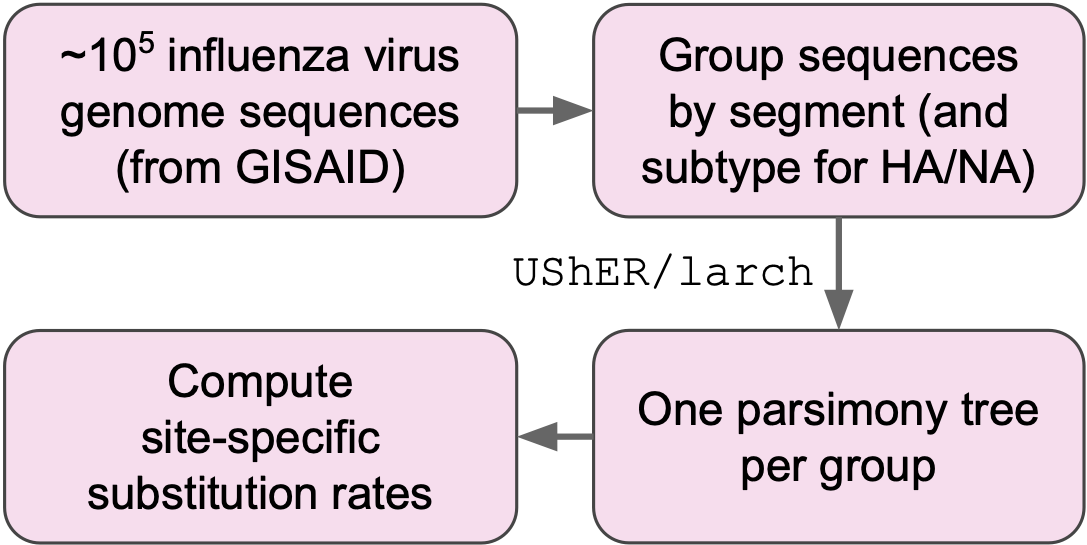
#> input picture data/pngs/summary_concept_map.png, 1087 x 545 px
$ jupyter execute --allow-errors compose_figures.ipynb
#> lines starting #> are read from the running program, lines starting #| are printed output that depends on the picture
# Compose multi-panel figures

[cell 1]
import os
import yaml
import matplotlib.pyplot as plt
import matplotlib.image as mpimg
import matplotlib.gridspec as gridspec
import string
from PIL import Image

# Resolve the flu-usher results directory from config.yaml so figures sourced
# from the upstream pipeline (e.g. leaves_per_tree.png) follow the same data_dir.
_config_dir = os.path.dirname(os.path.abspath("../config.yaml"))
#> (the rest of this cell did not finish here and is left out)

## summary.png

[cell 2]
# 3-panel summary figure.
# Row 1: A (concept map) and B (leaves-per-tree bar chart) at matched
# column widths. Row 2: tree_summary.png as a single image whose two
# internal sections get C and D labels at the figure's far-left x
# (aligned with A), each placed just below the corresponding internal
# horizontal line in the source PNG.
img_a = mpimg.imread("../data/pngs/summary_concept_map.png")
#> img_a is the input picture: shape (545, 1087, 4) float32; mean R, G, B, A 0.884, 0.823, 0.862, 1
#> (the rest of this cell did not finish here and is left out)

[cell 3]
# Resize summary to 5.5 inches wide, preserving aspect ratio and DPI
dpi = 300
target_width_in = 5.5
#> (the rest of this cell did not finish here and is left out)

## genome_wide_rates.png

[cell 4]
# Paths to the four panel PNGs
panel_paths = [
    "../results/figures/genome_wide_synonymous_rates.png",
    "../results/figures/genome_wide_mut_class_rates.png",
    "../results/figures/genome_wide_rates_comparison.png",
    "../results/figures/genome_wide_fold_differences.png",
]

# Load images
#> (the rest of this cell did not finish here and is left out)

[cell 5]
# Resize genome_wide_composite to 6 inches wide, preserving aspect ratio and DPI
dpi = 300
#> dpi = 300
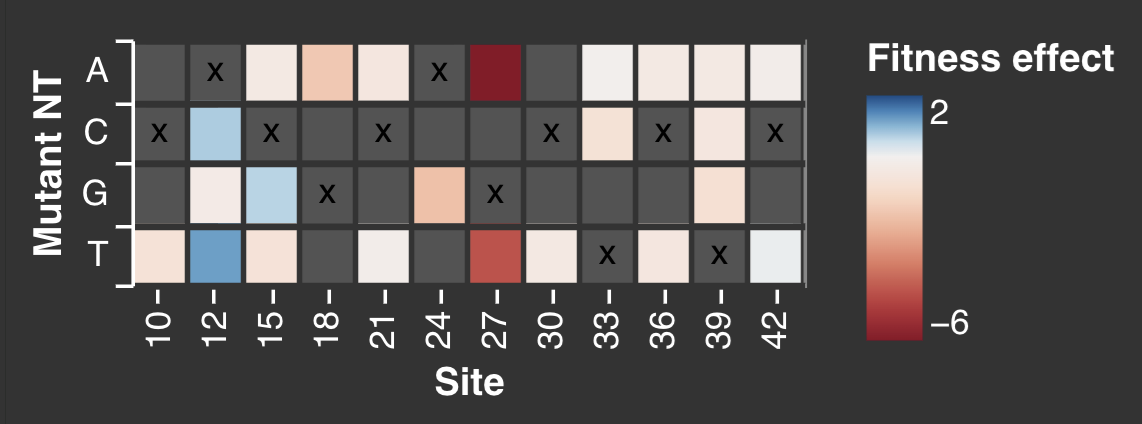
#> input picture data/pngs/MP_5SS.png, 1142 x 424 px, found by its file name
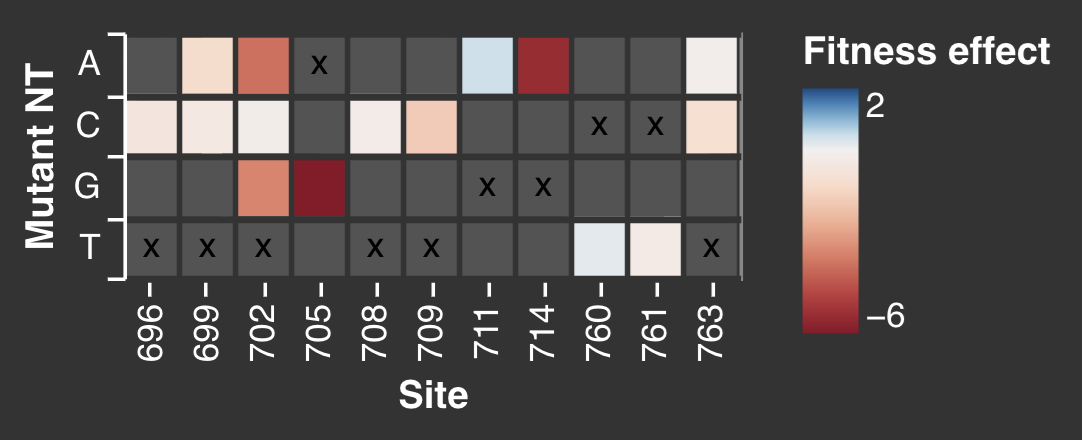
#> input picture data/pngs/MP_3SS.png, 1082 x 440 px, found by its file name
target_width_in = 6
#> (the rest of this cell did not finish here and is left out)

## site_specific_rates.png

#> (a cell that did not finish here is left out)

[cell 7]
# Resize site_specific_rates_composite to 7 inches wide, preserving aspect ratio and DPI
dpi = 300
target_width_in = 7
#> (the rest of this cell did not finish here and is left out)

## syn_fitness.png

#> (a cell that did not finish here is left out)

[cell 9]
# Resize syn_fitness to 7 inches wide, preserving aspect ratio and DPI
dpi = 300
target_width_in = 6.3
#> (the rest of this cell did not finish here and is left out)

## fitness_effects.png

#> (a cell that did not finish here is left out)

[cell 11]
# Resize fitness_effects to 7 inches wide, preserving aspect ratio and DPI
dpi = 300
target_width_in = 6.5
#> (the rest of this cell did not finish here and is left out)

## ss_heatmaps.png

[cell 12]
# 2x2 splice-site heatmap composite, panels labeled A-D.
# All four source images are rendered at the same physical height; column
# widths are the max image width in each column, and images are left-flushed
# within their column. This keeps panel labels aligned vertically within
# columns (A/C, B/D) and horizontally within rows (A/B, C/D).
panel_info = [
    [("A", "M2 5'SS: exon 1 | intron (nt 26 | 27)", "../results/figures/MP_5SS.png"),
     ("B", "M2 3'SS: intron | exon 2 (nt 714 | 715)", "../results/figures/MP_3SS.png")],
    [("C", "NEP 5'SS: exon 1 | intron (nt 30 | 31)", "../results/figures/NS_5SS.png"),
     ("D", "NEP 3'SS: intron | exon 2 (nt 502 | 503)", "../results/figures/NS_3SS.png")],
]

#> (the rest of this cell did not finish here and is left out)

## motif_specific_rates_pairplots.png

[cell 13]
# 2x3 panel composite of motif-specific-rate pairplots, one panel per
# C- or G-source mutation type. Row 1: C-source (CT, CA, CG); row 2:
# G-source (GA, GT, GC). Reverse-complement pairs sit in the same column.
import numpy as np

mut_types_to_show = ['CT', 'CA', 'CG', 'GA', 'GT', 'GC']
#> mut_types_to_show = ['CT', 'CA', 'CG', 'GA', 'GT', 'GC']
panel_paths = [
    f"../results/figures/motif_specific_rates_pairplot_{mt}.png"
    for mt in mut_types_to_show
]
#> panel_paths = 6 items
#> (the rest of this cell did not finish here and is left out)
